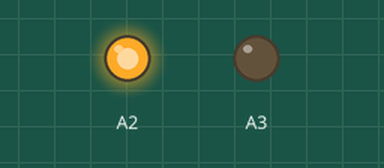
This sketch was run on a simulated Arduino Uno, built with avr-gcc and run on an emulated ATmega328P. Shown: output pins drawn as LEDs (lit = HIGH).

Above: at 1.5 s.
At 3.5 s:
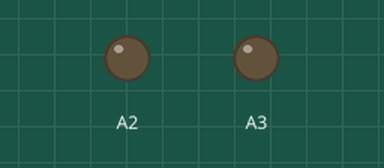
Timing chart, 0 to 5.2 s (numbered marks = the images above):
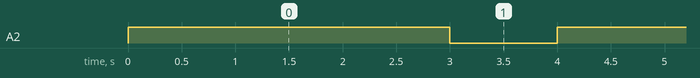

The sketch:

KE3003_42.2.ino
```cpp
void setup()
{
  //设置水泵引脚为输出
  pinMode(A2, OUTPUT);
  pinMode(A3, OUTPUT);
}

void loop()
{
  //开水泵
  digitalWrite(A2, HIGH);
  digitalWrite(A3, LOW);
  delay(3000);
  //关水泵
  digitalWrite(A2, LOW);
  digitalWrite(A3, LOW);
  delay(1000);
}
```

Measured:
- by itself, A2: alternates HIGH for 3.0 s and LOW for 1.0 s
